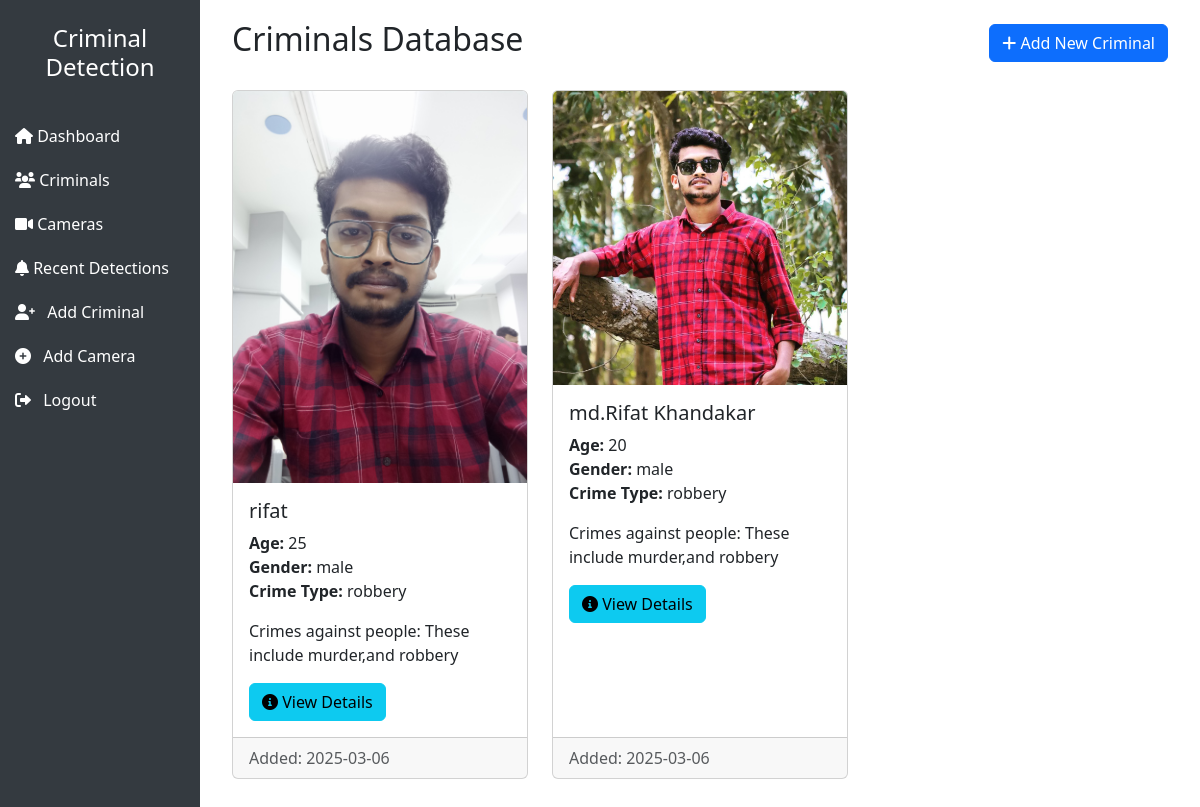
Screenshot of /criminals/ (signed in) with the database file from the repository.
### face_recognition_app/models.py (models this page shows, shortened)
class Criminal(models.Model):
    name = models.CharField(max_length=100)
    age = models.IntegerField()
    gender = models.CharField(max_length=10)
    crime_type = models.CharField(max_length=100)
    description = models.TextField()
    photo = models.ImageField(upload_to='criminal_photos/')
    date_added = models.DateTimeField(default=timezone.now)
    is_active = models.BooleanField(default=True)

### face_recognition_app/views.py (the view)
# urls.py: path('criminals/', views.CriminalListView.as_view(), name='criminal-list'),
class CriminalListView(LoginRequiredMixin, ListView):
    model = Criminal
    template_name = 'face_recognition_app/criminal_list.html'
    context_object_name = 'criminals'
    ordering = ['-date_added']

### face_recognition_app/templates/face_recognition_app/criminal_list.html (shortened to what this page needs)
{% extends 'face_recognition_app/base.html' %}
{% block content %}
<div class="container-fluid">
    <div class="d-flex justify-content-between align-items-center mb-4">
        <h2>Criminals Database</h2>
        <a href="{% url 'criminal-add' %}" class="btn btn-primary">
            <i class="fas fa-plus"></i> Add New Criminal
        </a>
    </div>
    <div class="row">
        {% for criminal in criminals %}
        <div class="col-md-4 mb-4">
            <div class="card h-100">
                {% if criminal.photo %}
                    <img src="{{ criminal.photo.url }}" class="card-img-top" alt="{{ criminal.name }}">
                {% endif %}
                <div class="card-body">
                    <h5 class="card-title">{{ criminal.name }}</h5>
                    <p class="card-text">
                        <strong>Age:</strong> {{ criminal.age }}<br>
                        <strong>Gender:</strong> {{ criminal.gender }}<br>
                        <strong>Crime Type:</strong> {{ criminal.crime_type }}
                    </p>
                    <p class="card-text">{{ criminal.description|truncatewords:30 }}</p>
                    <a href="{% url 'criminal-detail' criminal.pk %}" class="btn btn-info">
                        <i class="fas fa-info-circle"></i> View Details
                    </a>
                </div>
                <div class="card-footer text-muted">
                    Added: {{ criminal.date_added|date:"Y-m-d" }}
                </div>
            </div>
        </div>
        {% empty %}
        <div class="col-12">
            <div class="alert alert-info">
                No criminals in the database yet. Click "Add New Criminal" to add one.
            </div>
        </div>
        {% endfor %}
    </div>
</div>
{% endblock %}

### face_recognition_app/templates/face_recognition_app/base.html (shortened to what this page needs)
<!DOCTYPE html>
<html lang="en">
<head>
    <link href="https://cdn.jsdelivr.net/npm/bootstrap@5.3.0/dist/css/bootstrap.min.css" rel="stylesheet">
    <link href="https://cdnjs.cloudflare.com/ajax/libs/font-awesome/6.0.0/css/all.min.css" rel="stylesheet">
</head>
<body>
    <div class="container-fluid">
        <div class="row">
            <div class="col-md-2 sidebar p-0">
                <div class="py-4 text-center text-white">
                    <h4>Criminal Detection</h4>
                </div>
                <nav>
                    <a href="{% url 'dashboard' %}" class="{% if request.resolver_match.url_name == 'dashboard' %}active{% endif %}">
                        <i class="fas fa-home"></i> Dashboard
                    </a>
                    <a href="{% url 'criminal-list' %}" class="{% if request.resolver_match.url_name == 'criminal-list' %}active{% endif %}">
                        <i class="fas fa-users"></i> Criminals
                    </a>
                    <a href="{% url 'camera-list' %}" class="{% if request.resolver_match.url_name == 'camera-list' %}active{% endif %}">
                        <i class="fas fa-video"></i> Cameras
                    </a>
                    <a href="{% url 'recent-detections' %}" class="{% if request.resolver_match.url_name == 'recent-detections' %}active{% endif %}">
                        <i class="fas fa-bell"></i> Recent Detections
                    </a>
                    <a href="{% url 'criminal-add' %}"><i class="fas fa-user-plus me-2"></i> Add Criminal</a>
                    <a href="{% url 'add-camera' %}"><i class="fas fa-plus-circle me-2"></i> Add Camera</a>
                    {% if user.is_authenticated %}
                        <a href="{% url 'logout' %}"><i class="fas fa-sign-out-alt me-2"></i> Logout</a>
                    {% else %}
                        <a href="{% url 'login' %}"><i class="fas fa-sign-in-alt me-2"></i> Login</a>
                    {% endif %}
                </nav>
            </div>
            <div class="col-md-10 content">
                {% block content %}
                {% endblock %}
            </div>
        </div>
    </div>
</body>
</html>

### face_recognition_app/templates/face_recognition_app/base.html (style rules this page uses)
.sidebar { min-height: 100vh; background-color: #343a40; }
.sidebar a { color: #fff; text-decoration: none; padding: 10px 15px; display: block; }
.content { padding: 20px; }

### rows the page displays
Criminal: photo (picture), name "rifat", age "25", gender "male", crime_type "robbery", description "Crimes against people: These include murder,and robbery", date_added "2025-03-06"
Criminal: photo (picture), name "md.Rifat Khandakar", age "20", gender "male", crime_type "robbery", description "Crimes against people: These include murder,and robbery", date_added "2025-03-06"
